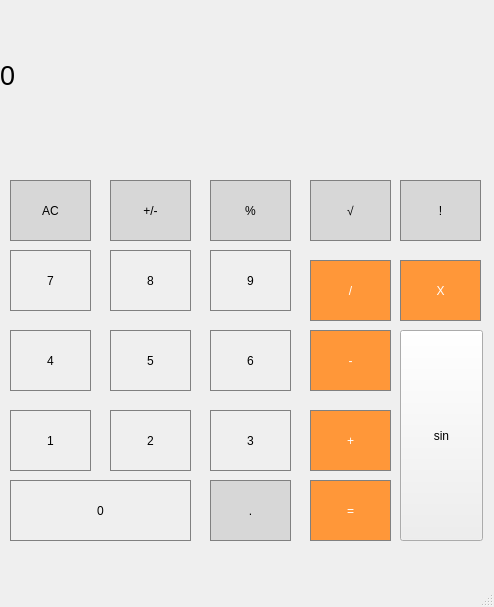
<?xml version="1.0" encoding="UTF-8"?>
<ui version="4.0">
 <class>MainWindow</class>
 <widget class="QMainWindow" name="MainWindow">
  <property name="geometry">
   <rect>
    <x>0</x>
    <y>0</y>
    <width>494</width>
    <height>607</height>
   </rect>
  </property>
  <property name="windowTitle">
   <string>MainWindow</string>
  </property>
  <property name="styleSheet">
   <string notr="true"/>
  </property>
  <widget class="QWidget" name="centralwidget">
   <widget class="QPushButton" name="pushButton_7">
    <property name="geometry">
     <rect>
      <x>10</x>
      <y>250</y>
      <width>81</width>
      <height>61</height>
     </rect>
    </property>
    <property name="styleSheet">
     <string notr="true">QPushButton {
   border: 1px solid gray;
	color: black
}
QPushButton:pressed {
    background-color: qlineargradient(x1: 0, y1: 0, x2: 0, y2: 1,
                                      stop: 0 #dadbde, stop: 1 #f6f7fa);
}</string>
    </property>
    <property name="text">
     <string>7</string>
    </property>
   </widget>
   <widget class="QPushButton" name="pushButton_8">
    <property name="geometry">
     <rect>
      <x>110</x>
      <y>250</y>
      <width>81</width>
      <height>61</height>
     </rect>
    </property>
    <property name="styleSheet">
     <string notr="true">QPushButton {
   border: 1px solid gray;
	color: black
}
QPushButton:pressed {
    background-color: qlineargradient(x1: 0, y1: 0, x2: 0, y2: 1,
                                      stop: 0 #dadbde, stop: 1 #f6f7fa);
}</string>
    </property>
    <property name="text">
     <string>8</string>
    </property>
   </widget>
   <widget class="QPushButton" name="pushButton_mult">
    <property name="geometry">
     <rect>
      <x>400</x>
      <y>260</y>
      <width>81</width>
      <height>61</height>
     </rect>
    </property>
    <property name="styleSheet">
     <string notr="true">QPushButton {
  background-color: rgb(255, 151, 57);
  color: white; 
  border: 1px solid gray;
}

QPushButton:pressed {
    background-color: qlineargradient(x1: 0, y1: 0, x2: 0, y2: 1,
                                      stop: 0 #FF7832, stop: 1 #FF9739);
}</string>
    </property>
    <property name="text">
     <string>X</string>
    </property>
   </widget>
   <widget class="QPushButton" name="pushButton_9">
    <property name="geometry">
     <rect>
      <x>210</x>
      <y>250</y>
      <width>81</width>
      <height>61</height>
     </rect>
    </property>
    <property name="styleSheet">
     <string notr="true">QPushButton {
   border: 1px solid gray;
	color: black
}
QPushButton:pressed {
    background-color: qlineargradient(x1: 0, y1: 0, x2: 0, y2: 1,
                                      stop: 0 #dadbde, stop: 1 #f6f7fa);
}</string>
    </property>
    <property name="text">
     <string>9</string>
    </property>
   </widget>
   <widget class="QPushButton" name="pushButton_minus">
    <property name="geometry">
     <rect>
      <x>310</x>
      <y>330</y>
      <width>81</width>
      <height>61</height>
     </rect>
    </property>
    <property name="styleSheet">
     <string notr="true">QPushButton {
  background-color: rgb(255, 151, 57);
  color: white; 
  border: 1px solid gray;
}

QPushButton:pressed {
    background-color: qlineargradient(x1: 0, y1: 0, x2: 0, y2: 1,
                                      stop: 0 #FF7832, stop: 1 #FF9739);
}</string>
    </property>
    <property name="text">
     <string>-</string>
    </property>
   </widget>
   <widget class="QPushButton" name="pushButton_5">
    <property name="geometry">
     <rect>
      <x>110</x>
      <y>330</y>
      <width>81</width>
      <height>61</height>
     </rect>
    </property>
    <property name="styleSheet">
     <string notr="true">QPushButton {
   border: 1px solid gray;
	color: black
}
QPushButton:pressed {
    background-color: qlineargradient(x1: 0, y1: 0, x2: 0, y2: 1,
                                      stop: 0 #dadbde, stop: 1 #f6f7fa);
}</string>
    </property>
    <property name="text">
     <string>5</string>
    </property>
   </widget>
   <widget class="QPushButton" name="pushButton_6">
    <property name="geometry">
     <rect>
      <x>210</x>
      <y>330</y>
      <width>81</width>
      <height>61</height>
     </rect>
    </property>
    <property name="styleSheet">
     <string notr="true">QPushButton {
   border: 1px solid gray;
	color: black
}
QPushButton:pressed {
    background-color: qlineargradient(x1: 0, y1: 0, x2: 0, y2: 1,
                                      stop: 0 #dadbde, stop: 1 #f6f7fa);
}</string>
    </property>
    <property name="text">
     <string>6</string>
    </property>
   </widget>
   <widget class="QPushButton" name="pushButton_4">
    <property name="geometry">
     <rect>
      <x>10</x>
      <y>330</y>
      <width>81</width>
      <height>61</height>
     </rect>
    </property>
    <property name="styleSheet">
     <string notr="true">QPushButton {
   border: 1px solid gray;
	color: black
}
QPushButton:pressed {
    background-color: qlineargradient(x1: 0, y1: 0, x2: 0, y2: 1,
                                      stop: 0 #dadbde, stop: 1 #f6f7fa);
}</string>
    </property>
    <property name="text">
     <string>4</string>
    </property>
   </widget>
   <widget class="QPushButton" name="pushButton_1">
    <property name="geometry">
     <rect>
      <x>10</x>
      <y>410</y>
      <width>81</width>
      <height>61</height>
     </rect>
    </property>
    <property name="styleSheet">
     <string notr="true">QPushButton {
   border: 1px solid gray;
	color: black
}
QPushButton:pressed {
    background-color: qlineargradient(x1: 0, y1: 0, x2: 0, y2: 1,
                                      stop: 0 #dadbde, stop: 1 #f6f7fa);
}</string>
    </property>
    <property name="text">
     <string>1</string>
    </property>
   </widget>
   <widget class="QPushButton" name="pushButton_plus">
    <property name="geometry">
     <rect>
      <x>310</x>
      <y>410</y>
      <width>81</width>
      <height>61</height>
     </rect>
    </property>
    <property name="styleSheet">
     <string notr="true">QPushButton {
  background-color: rgb(255, 151, 57);
  color: white; 
  border: 1px solid gray;
}

QPushButton:pressed {
    background-color: qlineargradient(x1: 0, y1: 0, x2: 0, y2: 1,
                                      stop: 0 #FF7832, stop: 1 #FF9739);
}</string>
    </property>
    <property name="text">
     <string>+</string>
    </property>
   </widget>
   <widget class="QPushButton" name="pushButton_2">
    <property name="geometry">
     <rect>
      <x>110</x>
      <y>410</y>
      <width>81</width>
      <height>61</height>
     </rect>
    </property>
    <property name="styleSheet">
     <string notr="true">QPushButton {
   border: 1px solid gray;
	color: black
}
QPushButton:pressed {
    background-color: qlineargradient(x1: 0, y1: 0, x2: 0, y2: 1,
                                      stop: 0 #dadbde, stop: 1 #f6f7fa);
}</string>
    </property>
    <property name="text">
     <string>2</string>
    </property>
   </widget>
   <widget class="QPushButton" name="pushButton_3">
    <property name="geometry">
     <rect>
      <x>210</x>
      <y>410</y>
      <width>81</width>
      <height>61</height>
     </rect>
    </property>
    <property name="styleSheet">
     <string notr="true">QPushButton {
   border: 1px solid gray;
	color: black
}
QPushButton:pressed {
    background-color: qlineargradient(x1: 0, y1: 0, x2: 0, y2: 1,
                                      stop: 0 #dadbde, stop: 1 #f6f7fa);
}</string>
    </property>
    <property name="text">
     <string>3</string>
    </property>
   </widget>
   <widget class="QPushButton" name="pushButton_0">
    <property name="geometry">
     <rect>
      <x>10</x>
      <y>480</y>
      <width>181</width>
      <height>61</height>
     </rect>
    </property>
    <property name="styleSheet">
     <string notr="true">QPushButton {
   border: 1px solid gray;
	color: black
}
QPushButton:pressed {
    background-color: qlineargradient(x1: 0, y1: 0, x2: 0, y2: 1,
                                      stop: 0 #dadbde, stop: 1 #f6f7fa);
}</string>
    </property>
    <property name="text">
     <string>0</string>
    </property>
   </widget>
   <widget class="QPushButton" name="pushButton_equals">
    <property name="geometry">
     <rect>
      <x>310</x>
      <y>480</y>
      <width>81</width>
      <height>61</height>
     </rect>
    </property>
    <property name="styleSheet">
     <string notr="true">QPushButton {
  background-color: rgb(255, 151, 57);
  color: white; 
  border: 1px solid gray;
}

QPushButton:pressed {
    background-color: qlineargradient(x1: 0, y1: 0, x2: 0, y2: 1,
                                      stop: 0 #FF7832, stop: 1 #FF9739);
}</string>
    </property>
    <property name="text">
     <string>=</string>
    </property>
   </widget>
   <widget class="QPushButton" name="pushButton_16">
    <property name="geometry">
     <rect>
      <x>210</x>
      <y>480</y>
      <width>81</width>
      <height>61</height>
     </rect>
    </property>
    <property name="styleSheet">
     <string notr="true">QPushButton {
  background-color: rgb(215, 215, 215);
  border: 1px solid gray;
	color:black
}
QPushButton:pressed {
    background-color: qlineargradient(x1: 0, y1: 0, x2: 0, y2: 1,
                                      stop: 0 #BEBEBE, stop: 1 #D7D7D7);
}</string>
    </property>
    <property name="text">
     <string>.</string>
    </property>
   </widget>
   <widget class="QLabel" name="result_show">
    <property name="geometry">
     <rect>
      <x>0</x>
      <y>-20</y>
      <width>491</width>
      <height>191</height>
     </rect>
    </property>
    <property name="font">
     <font>
      <pointsize>20</pointsize>
     </font>
    </property>
    <property name="styleSheet">
     <string notr="true">QLabel {
  qproperty-alignment: 'AlignVCenter | AlignRight';
  border: 1px solid gray;
}

background-color : white;</string>
    </property>
    <property name="text">
     <string>0</string>
    </property>
   </widget>
   <widget class="QPushButton" name="pushButton_divide">
    <property name="geometry">
     <rect>
      <x>310</x>
      <y>260</y>
      <width>81</width>
      <height>61</height>
     </rect>
    </property>
    <property name="styleSheet">
     <string notr="true">QPushButton {
  background-color: rgb(255, 151, 57);
  color: white; 
  border: 1px solid gray;
}

QPushButton:pressed {
    background-color: qlineargradient(x1: 0, y1: 0, x2: 0, y2: 1,
                                      stop: 0 #FF7832, stop: 1 #FF9739);
}</string>
    </property>
    <property name="text">
     <string>/</string>
    </property>
   </widget>
   <widget class="QPushButton" name="pushButton_plus_minus">
    <property name="geometry">
     <rect>
      <x>110</x>
      <y>180</y>
      <width>81</width>
      <height>61</height>
     </rect>
    </property>
    <property name="styleSheet">
     <string notr="true">QPushButton {
  background-color: rgb(215, 215, 215);
  border: 1px solid gray;
	color:black
}
QPushButton:pressed {
    background-color: qlineargradient(x1: 0, y1: 0, x2: 0, y2: 1,
                                      stop: 0 #BEBEBE, stop: 1 #D7D7D7);
}</string>
    </property>
    <property name="text">
     <string>+/-</string>
    </property>
   </widget>
   <widget class="QPushButton" name="pushButton_present">
    <property name="geometry">
     <rect>
      <x>210</x>
      <y>180</y>
      <width>81</width>
      <height>61</height>
     </rect>
    </property>
    <property name="styleSheet">
     <string notr="true">QPushButton {
  background-color: rgb(215, 215, 215);
  border: 1px solid gray;
	color:black
}
QPushButton:pressed {
    background-color: qlineargradient(x1: 0, y1: 0, x2: 0, y2: 1,
                                      stop: 0 #BEBEBE, stop: 1 #D7D7D7);
}</string>
    </property>
    <property name="text">
     <string>%</string>
    </property>
   </widget>
   <widget class="QPushButton" name="pushButton_clear">
    <property name="geometry">
     <rect>
      <x>10</x>
      <y>180</y>
      <width>81</width>
      <height>61</height>
     </rect>
    </property>
    <property name="styleSheet">
     <string notr="true">QPushButton {
  background-color: rgb(215, 215, 215);
  border: 1px solid gray;
	color:black
}
QPushButton:pressed {
    background-color: qlineargradient(x1: 0, y1: 0, x2: 0, y2: 1,
                                      stop: 0 #BEBEBE, stop: 1 #D7D7D7);
}</string>
    </property>
    <property name="text">
     <string>AC</string>
    </property>
   </widget>
   <widget class="QPushButton" name="pushButton_sqrt">
    <property name="geometry">
     <rect>
      <x>310</x>
      <y>180</y>
      <width>81</width>
      <height>61</height>
     </rect>
    </property>
    <property name="styleSheet">
     <string notr="true">QPushButton {
  background-color: rgb(215, 215, 215);
  border: 1px solid gray;
	color:black
}
QPushButton:pressed {
    background-color: qlineargradient(x1: 0, y1: 0, x2: 0, y2: 1,
                                      stop: 0 #BEBEBE, stop: 1 #D7D7D7);
}</string>
    </property>
    <property name="text">
     <string>√</string>
    </property>
   </widget>
   <widget class="QPushButton" name="pushButton_factorial">
    <property name="geometry">
     <rect>
      <x>400</x>
      <y>180</y>
      <width>81</width>
      <height>61</height>
     </rect>
    </property>
    <property name="styleSheet">
     <string notr="true">QPushButton {
  background-color: rgb(215, 215, 215);
  border: 1px solid gray;
	color:black
}
QPushButton:pressed {
    background-color: qlineargradient(x1: 0, y1: 0, x2: 0, y2: 1,
                                      stop: 0 #BEBEBE, stop: 1 #D7D7D7);
}</string>
    </property>
    <property name="text">
     <string>!</string>
    </property>
   </widget>
   <widget class="QPushButton" name="pushButton_sin">
    <property name="geometry">
     <rect>
      <x>400</x>
      <y>330</y>
      <width>83</width>
      <height>211</height>
     </rect>
    </property>
    <property name="text">
     <string>sin</string>
    </property>
   </widget>
  </widget>
  <widget class="QMenuBar" name="menubar">
   <property name="geometry">
    <rect>
     <x>0</x>
     <y>0</y>
     <width>494</width>
     <height>31</height>
    </rect>
   </property>
  </widget>
  <widget class="QStatusBar" name="statusbar"/>
 </widget>
 <resources/>
 <connections/>
</ui>
